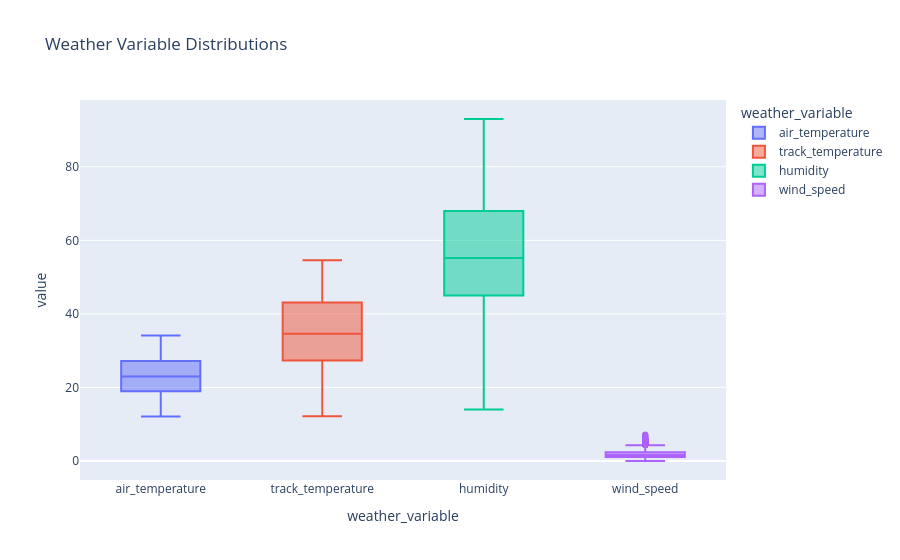

Source (notebook cell):
### Code cell
plot_cols = [column for column in ["air_temperature", "track_temperature", "humidity", "wind_speed"] if column in weather_race.columns]
plot_df = weather_race[plot_cols].melt(var_name="weather_variable", value_name="value").dropna()
fig = px.box(
    plot_df,
    x="weather_variable",
    y="value",
    color="weather_variable",
    title="Weather Variable Distributions",
)
fig.write_html(OUTPUT_CHARTS / "weather_distributions.html", include_plotlyjs="cdn")
fig.show()

### Figure 1 — Plotly figure (JSON) as saved in the notebook; plotly's stock layout.template omitted (floating-point values rounded to 4 significant figures; data arrays with more than 128 entries replaced by an {"elided": "..."} marker saying what was removed)
{"data": [{"alignmentgroup": "True", "hovertemplate": "weather_variable=%{x}<br>value=%{y}<extra></extra>", "legendgroup": "air_temperature", "marker": {"color": "#636efa"}, "name": "air_temperature", "notched": false, "offsetgroup": "air_temperature", "orientation": "v", "showlegend": true, "type": "box", "x": {"elided": "9485 str values"}, "x0": " ", "xaxis": "x", "y": {"elided": "9485 float values"}, "y0": " ", "yaxis": "y"}, {"alignmentgroup": "True", "hovertemplate": "weather_variable=%{x}<br>value=%{y}<extra></extra>", "legendgroup": "track_temperature", "marker": {"color": "#EF553B"}, "name": "track_temperature", "notched": false, "offsetgroup": "track_temperature", "orientation": "v", "showlegend": true, "type": "box", "x": {"elided": "9485 str values"}, "x0": " ", "xaxis": "x", "y": {"elided": "9485 float values"}, "y0": " ", "yaxis": "y"}, {"alignmentgroup": "True", "hovertemplate": "weather_variable=%{x}<br>value=%{y}<extra></extra>", "legendgroup": "humidity", "marker": {"color": "#00cc96"}, "name": "humidity", "notched": false, "offsetgroup": "humidity", "orientation": "v", "showlegend": true, "type": "box", "x": {"elided": "9485 str values"}, "x0": " ", "xaxis": "x", "y": {"elided": "9485 float values"}, "y0": " ", "yaxis": "y"}, {"alignmentgroup": "True", "hovertemplate": "weather_variable=%{x}<br>value=%{y}<extra></extra>", "legendgroup": "wind_speed", "marker": {"color": "#ab63fa"}, "name": "wind_speed", "notched": false, "offsetgroup": "wind_speed", "orientation": "v", "showlegend": true, "type": "box", "x": {"elided": "9485 str values"}, "x0": " ", "xaxis": "x", "y": {"elided": "9485 float values"}, "y0": " ", "yaxis": "y"}], "layout": {"boxmode": "overlay", "legend": {"title": {"text": "weather_variable"}, "tracegroupgap": 0}, "title": {"text": "Weather Variable Distributions"}, "xaxis": {"anchor": "y", "categoryarray": ["air_temperature", "track_temperature", "humidity", "wind_speed"], "categoryorder": "array", "domain": [0.0, 1.0], "title": {"text": "weather_variable"}}, "yaxis": {"anchor": "x", "domain": [0.0, 1.0], "title": {"text": "value"}}}}
